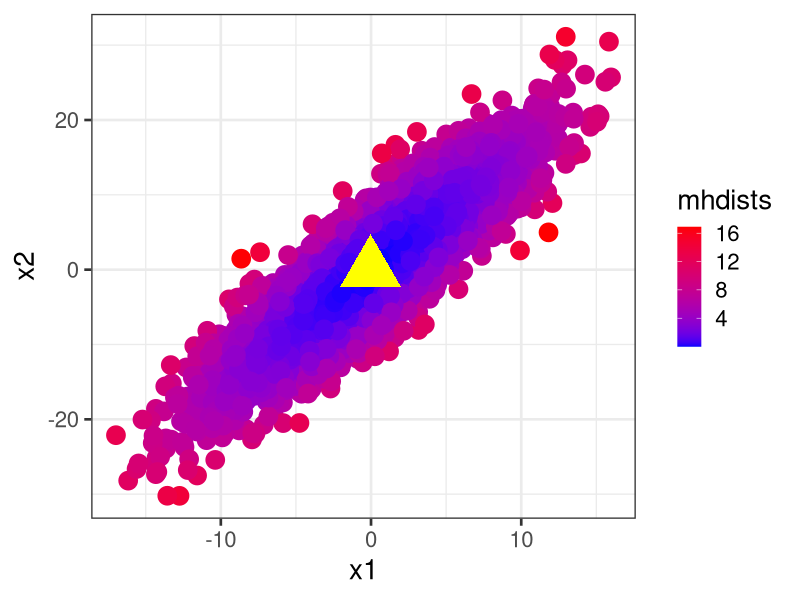
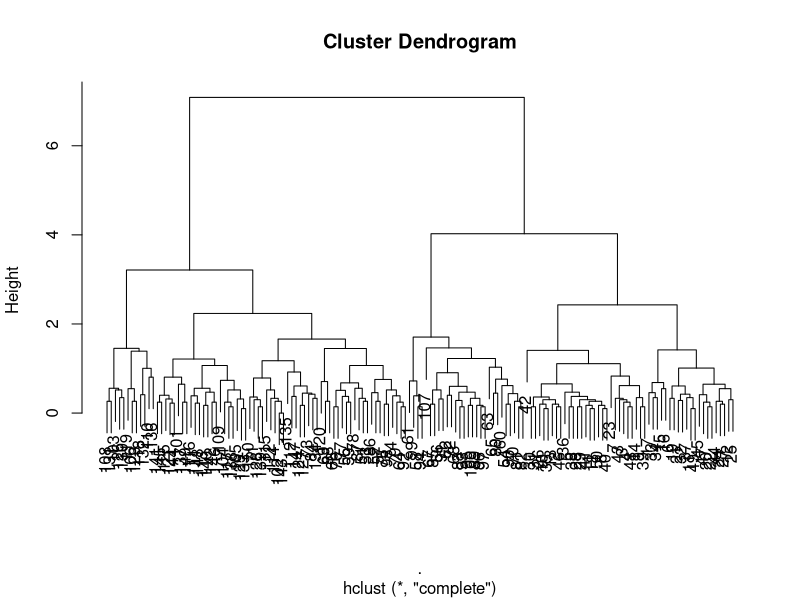
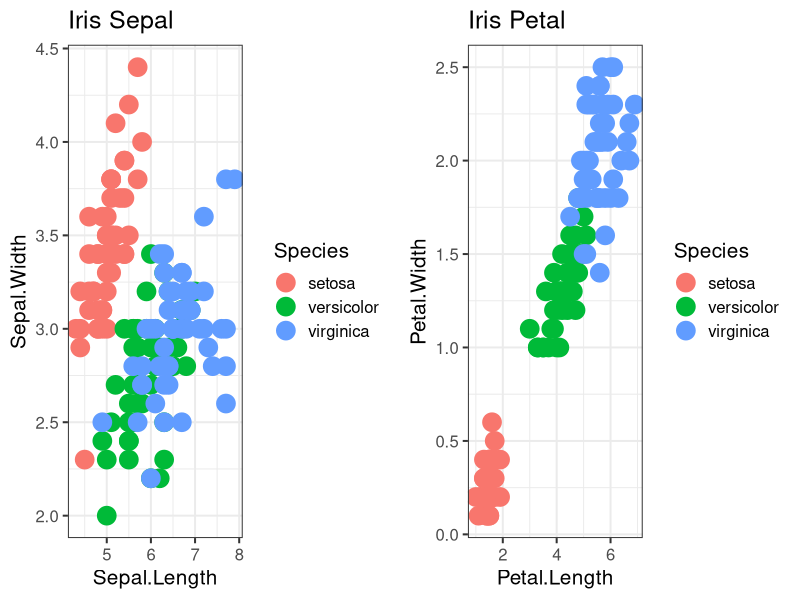
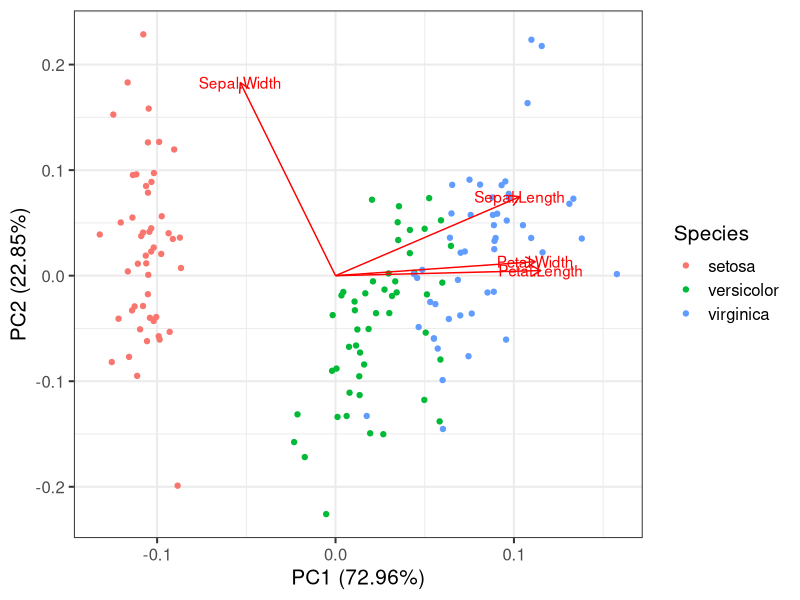
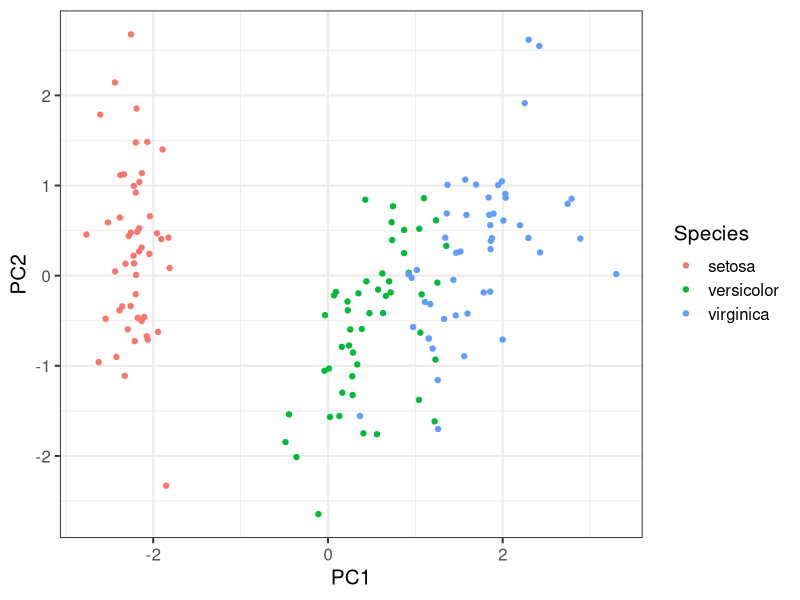

The R script that drew these images, in order:
## ---- chunk 1
var(iris[,-5])
## ---- chunk 2
cor(iris[,-5])
## ---- chunk 3
set.seed(1234)
library(ggplot2)
x1 <- rnorm(5000, sd=5)
x2 <- x1 * 1.5 + rnorm(5000, sd=4)
means <- c(mean(x1), mean(x2))
myMatrix <- cbind(x1, x2)
VCV <- var(myMatrix)
mhdists <- mahalanobis(myMatrix, means, VCV)
qplot(x1,x2, color=mhdists, size=I(6)) + 
  annotate(x=mean(x1), y=mean(x2), color="yellow", geom="point", size=15, shape=17) +  
  theme_bw(20) + 
  scale_color_continuous(low = "blue", high="red")
## ---- chunk 4
means <- c(mean(iris$Sepal.Length), mean(iris$Sepal.Width), mean(iris$Petal.Length), mean(iris$Petal.Width))
VCV <- var(iris[,-5])
## ---- chunk 5
mhdists <- mahalanobis(iris[,-5], means, VCV)
mhdists[1:10]
## ---- chunk 6
dist(iris[1:5,-5])
## ---- chunk 7
library(dplyr) #load dplyr just to have the pipe %>%
iris[,-5] %>% dist %>% hclust %>% plot
## ---- chunk 8
library(ggplot2)
library(gridExtra)
theme_set(theme_bw(15))
sepal<-qplot(Sepal.Length, Sepal.Width, data=iris, color=Species, main="Iris Sepal", size=I(6))
petal<-qplot(Petal.Length, Petal.Width, data=iris, color=Species, main="Iris Petal", size=I(6))
grid.arrange(sepal, petal, nrow=1)
## ---- chunk 9
irisPCA <- prcomp(iris[,1:4], 
                  scale=TRUE, center=TRUE)

#note both of these are equivalent

irisPCA <- prcomp(~Sepal.Length + Petal.Length + Petal.Width + Sepal.Width, 
                  data=iris, 
                  scale=TRUE, center=TRUE)
## ---- chunk 10
irisPCA
summary(irisPCA)
## ---- chunk 11
library(ggfortify)
autoplot(irisPCA, data=iris, colour="Species", loadings=TRUE, loadings.label=TRUE)
## ---- chunk 12
head(irisPCA$x)
## ---- chunk 13
forPlot <- data.frame(irisPCA$x, Species=iris$Species)
ggplot(data = forPlot, mapping=aes(x=PC1, y=PC2, color=Species)) + geom_point()
